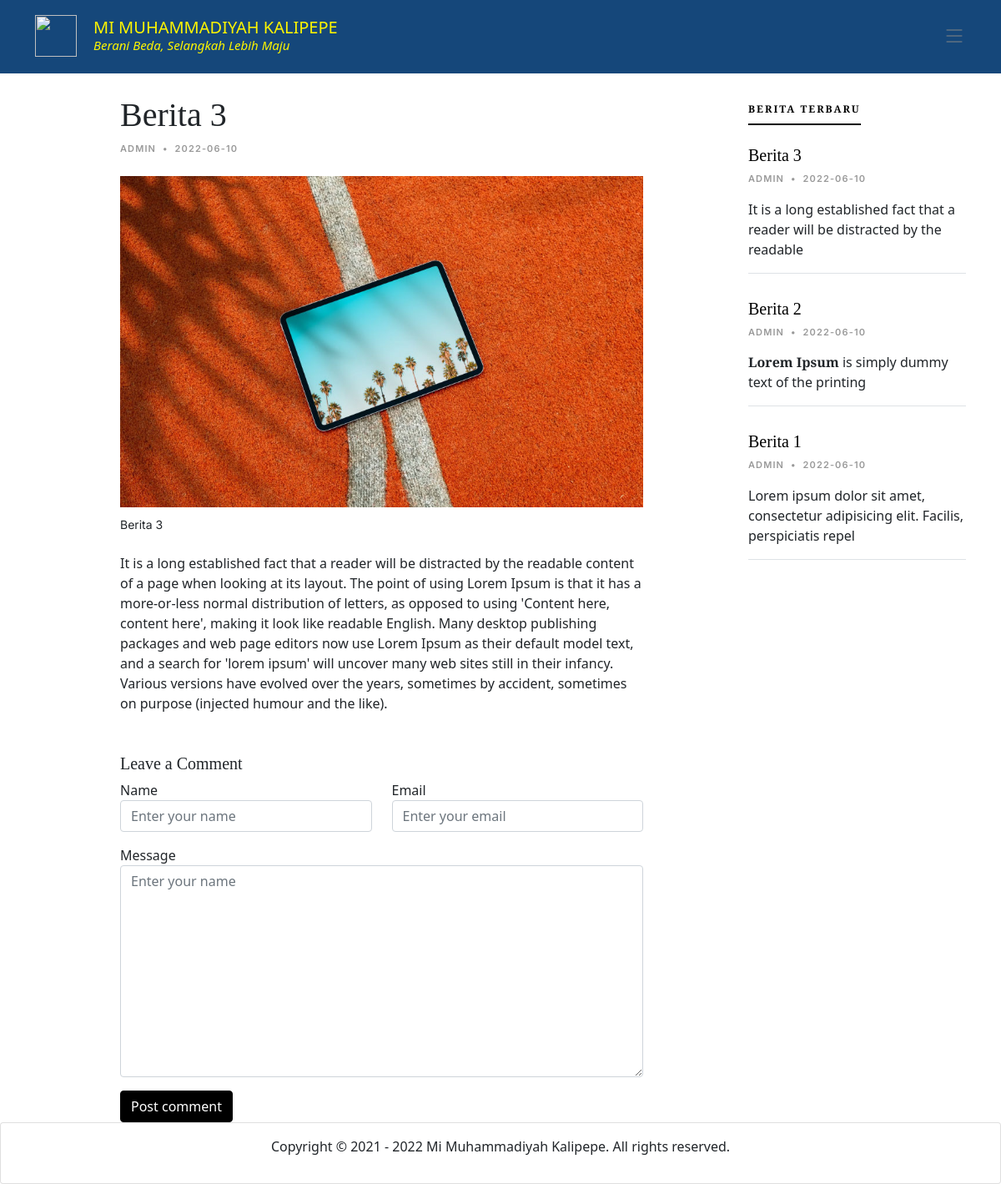
Page /berita-detail/3 on the committed database.
### tables this page shows
CREATE TABLE `tb_berita` (
  `id_berita` int(11) NOT NULL,
  `judul_berita` longtext NOT NULL,
  `isi_berita` longtext NOT NULL,
  `tanggal_berita` date NOT NULL DEFAULT current_timestamp(),
  `gambar_berita` varchar(64) NOT NULL,
  `author` varchar(32) NOT NULL
);

### application/controllers/Home.php (called while the page is built, shortened)
<?php
class Home extends CI_Controller {
	public function __construct(){
		$this->load->model('main_model','', TRUE);
		$this->load->model('m_app','', TRUE);
		$this->load->library('pagination');
		$this->load->helper('url');
	}
	public function berita_detail(){
		$id_berita = $this->uri->segment(2);
		$data['berita'] = $this->main_model->getBeritaId($id_berita);
		$data['beritaside'] = $this->main_model->getBerita()->result();
		$this->load->view('berita-detail',$data);
	}
}

### index.php (called while the page is built, shortened)
<?php
require_once BASEPATH.'core/CodeIgniter.php';

### application/models/Main_model.php (called while the page is built, shortened)
<?php
class Main_model extends CI_Model{
	function getBerita(){
		$this->db->order_by("id_berita", "desc");
		return $this->db->get('tb_berita');
	}
    function getBeritaId($id_berita){
        $query = $this->db->query("SELECT * FROM tb_berita WHERE id_berita='$id_berita'");
        return $query->result();
    }
}
 ?>

### application/views/berita-detail.php (the view, shortened to what this page needs)
<!DOCTYPE html>
<html lang="en">
<head>
</head>
<body>
  <main id="main">
    <section class="single-post-content">
      <div class="container">
        <div class="row">
          <div class="col-md-9 post-content" data-aos="fade-up">
            <div class="single-post">
              <?php foreach ($berita as $bb) { ?>
              <h1 class="mb-2 my-4"><?php echo $bb->judul_berita ?></h1>
              <div class="post-meta"><span class="date"><?php echo $bb->author ?></span> <span class="mx-1">&bullet;</span> <span><?php echo $bb->tanggal_berita ?></span></div>
              <figure class="my-4">
                <img src="<?php echo base_url().'assets/foto/fotoberita/'.$bb->gambar_berita ?>" alt="" class="img-fluid">
                <figcaption><?php echo $bb->judul_berita ?></figcaption>
              </figure>
              <p><?php echo $bb->isi_berita ?></p>
              <?php } ?>
            </div>
            <div class="row justify-content-center mt-5">
              <div class="col-lg-12">
                <h5 class="comment-title">Leave a Comment</h5>
                <div class="row">
                  <div class="col-lg-6 mb-3">
                    <label for="comment-name">Name</label>
                    <input type="text" class="form-control" id="comment-name" placeholder="Enter your name">
                  </div>
                  <div class="col-lg-6 mb-3">
                    <label for="comment-email">Email</label>
                    <input type="text" class="form-control" id="comment-email" placeholder="Enter your email">
                  </div>
                  <div class="col-12 mb-3">
                    <label for="comment-message">Message</label>
                    <textarea class="form-control" id="comment-message" placeholder="Enter your name" cols="30" rows="10"></textarea>
                  </div>
                  <div class="col-12">
                    <input type="submit" class="btn btn-primary" value="Post comment">
                  </div>
                </div>
              </div>
            </div>
          </div>
          <div class="col-md-3">
            <div class="aside-block">
              <ul class="nav nav-pills custom-tab-nav mb-4 mt-4" id="pills-tab" role="tablist">
                <li class="nav-item" role="presentation">
                  <button class="nav-link active" id="pills-popular-tab" data-bs-toggle="pill" data-bs-target="#pills-popular" type="button" role="tab" aria-controls="pills-popular" aria-selected="true">Berita Terbaru</button>
                </li>
              </ul>
              <div class="tab-content" id="pills-tabContent">
                <div class="tab-pane fade show active" id="pills-popular" role="tabpanel" aria-labelledby="pills-popular-tab">
                  <?php foreach ($beritaside as $news) { ?>
                  <div class="post-entry-1 border-bottom">
                    <h2 class="mb-2"><a href="<?php echo base_url('berita-detail/'.$news->id_berita) ?>"><?php echo $news->judul_berita ?></a></h2>
                    <div class="post-meta"><span class="author mb-3 "><?php echo $news->author ?></span> <span class="mx-1">&bullet;</span> <span><?php echo $news->tanggal_berita ?></span></div>
                    <p><?php echo substr($news->isi_berita,0, 100 ) ?></p>
                  </div>
                  <?php } ?>
                </div>
              </div>
            </div>
          </div>
        </div>
      </div>
    </section>
  </main>
</body>
</html>

### assets/main/css/main.css (style rules this page uses)
:root { scroll-behavior: smooth; }
body { color: rgba(var(--color-primary-rgb), 1); }
a { color: var(--color-links); text-decoration: none; }
h1, h2, h3, h4, h5, h6 { font-family: var(--font-primary); }
#main { margin-top: 90px; }
section { overflow: hidden; }
.btn.btn-primary { background-color: var(--color-black); color: var(--color-white); border-color: var(--color-black); }
section { scroll-margin-top: 70px; }
.post-entry-1 { margin-bottom: 30px; }
.post-entry-1 h2 { margin-bottom: 20px; font-size: 20px; font-weight: 500; line-height: 1.2; font-weight: 500; }
.post-entry-1 h2 a { color: var(--color-black); }
.post-meta { font-size: 11px; letter-spacing: 0.07rem; text-transform: uppercase; font-weight: 600; font-family: var(--font-secondary); color: rgba(var(--color-black-rgb), 0.4); margin-bottom: 10px; }
.post-content { padding-left: 10%; padding-right: 10%; }
.post-content figure { position: relative; left: 52%; min-width: 990px; transform: translateX(-50%); }
@media (max-width: 1255px) { .post-content figure { min-width: auto; left: auto !important; transform: none; } }
.post-content figure figcaption { font-family: var(--font-secondary); font-size: 14px; padding: 10px 0 0 0; }
.aside-block { margin-bottom: 30px; }
.aside-block .custom-tab-nav .nav-item { display: inline-block; }
.aside-block .custom-tab-nav .nav-item button { color: var(--color-black); text-transform: uppercase; font-size: 12px; font-weight: 700; letter-spacing: 2px; border-radius: 0; padding-left: 0; padding-right: 0; margin-right: 20px; }
.aside-block .custom-tab-nav .nav-item button.active { background-color: var(--color-black) !important; background-color: transparent !important; color: var(--color-black); border-bottom: 2px solid var(--color-black); }

### rows in the picture
tb_berita: judul_berita "Berita 3", author "ADMIN", tanggal_berita "2022-06-10", gambar_berita (picture), isi_berita "It is a long established fact that a reader will be distracted by the readable content of a page when looking at its layout. The point of using Lorem Ipsum is that it has a more-or-less normal distribution of letters, as opposed to using 'Content here, content here', making it look like readable English. Many desktop publishing packages and web page editors now use Lorem Ipsum as their default model text, and a search for 'lorem ipsum' will uncover many web sites still in their infancy. Various versions have evolved over the years, sometimes by accident, sometimes on purpose (injected humour and the like).", isi_berita "It is a long established fact that a reader will be distracted by the readable"
tb_berita: judul_berita "Berita 2", author "ADMIN", tanggal_berita "2022-06-10", isi_berita "Lorem Ipsum is simply dummy text of the printing"
tb_berita: judul_berita "Berita 1", author "ADMIN", tanggal_berita "2022-06-10", isi_berita "Lorem ipsum dolor sit amet, consectetur adipisicing elit. Facilis, perspiciatis repel"
